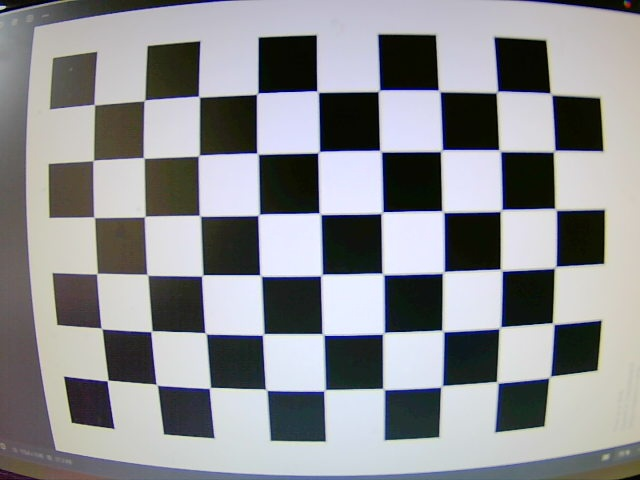
#> input picture calib_images/calib_00.jpg, 640 x 480 px; its folder holds only this picture in this run
$ python calibrar_camara.py
#> lines starting #> are read from the running program, lines starting #| are printed output that depends on the picture; after the words box and inside, x2 and y2 are one past the last pixel; in counts of white or black regions, pixels touching at a corner belong together; long printed decimals are rounded
import cv2
import numpy as np
import glob

# número de esquinas internas del tablero
# si imprimiste un tablero típico de 9x6 (muy común),
# pon (9, 6). Si tu patrón es otro, cambia estos números.
CHESSBOARD_SIZE = (9, 6)

# criterios de refinado de esquinas
CRIT = (cv2.TERM_CRITERIA_EPS + cv2.TERM_CRITERIA_MAX_ITER, 30, 0.001)

# preparar puntos 3D: (0,0,0), (1,0,0), ..., en plano z=0
objp = np.zeros((CHESSBOARD_SIZE[0] * CHESSBOARD_SIZE[1], 3), np.float32)
objp[:, :2] = np.mgrid[0:CHESSBOARD_SIZE[0], 0:CHESSBOARD_SIZE[1]].T.reshape(-1, 2)

objpoints = []  # puntos 3D reales
imgpoints = []  # puntos 2D detectados

images = glob.glob("calib_images/*.jpg")
if len(images) == 0:
    raise RuntimeError("No hay imágenes en calib_images/*.jpg")

for fname in images:
    img = cv2.imread(fname)
#> img is the input picture: shape (480, 640, 3); mean B, G, R 144.7, 141.5, 140.2
    gray = cv2.cvtColor(img, cv2.COLOR_BGR2GRAY)
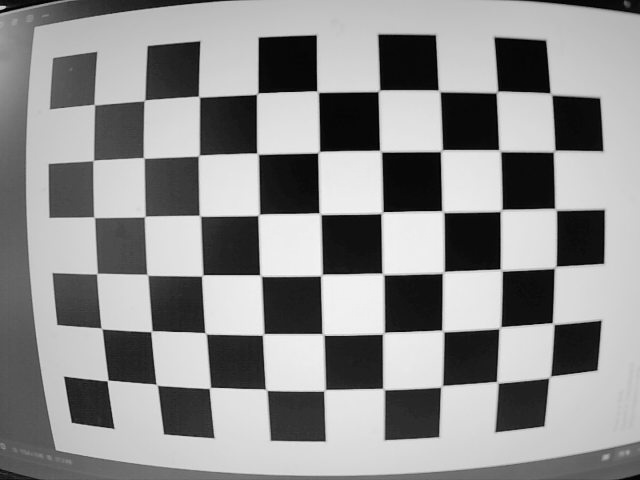
#> gray: shape (480, 640); min 0, max 251, mean 141.5

    # buscar el patrón
    ret, corners = cv2.findChessboardCorners(gray, CHESSBOARD_SIZE, None)
#> ret = True; corners = 54 rows, first 8: [94.14, 104.7], [145.1, 100.4], [198.4, 96.48], [256.8, 94.26], [315.6, 91.06], [379.5, 89.76], [438.1, 89.06], [494.4, 92.79]

    if ret:
        objpoints.append(objp)

        # refinar esquinas detectadas
        corners2 = cv2.cornerSubPix(
            gray,
            corners,
            (11, 11),
            (-1, -1),
            CRIT
        )
#> corners2 = 54 rows, first 8: [94.32, 104.7], [144.5, 100.4], [199, 96.6], [257.3, 93.54], [317.5, 91.56], [378.8, 90.71], [439.1, 90.76], [496.9, 91.9]
        imgpoints.append(corners2)

        # dibujar y mostrar (opcional)
        cv2.drawChessboardCorners(img, CHESSBOARD_SIZE, corners2, ret)
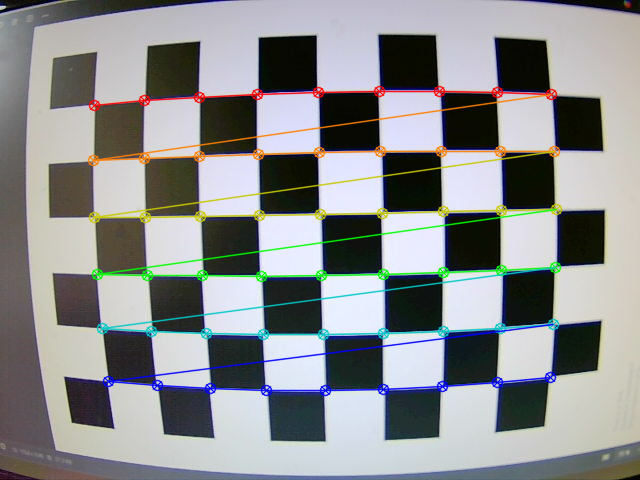
#> img: shape (480, 640, 3); 6.26% of pixels changed, all inside (x1, y1, x2, y2) = (87, 85, 563, 397)
        cv2.imshow('Deteccion', img)
        cv2.waitKey(200)
    else:
        print(f"[WARN] No se detectó el tablero en {fname}")

cv2.destroyAllWindows()

# calibrar
ret, camera_matrix, dist_coeffs, rvecs, tvecs = cv2.calibrateCamera(
    objpoints,
    imgpoints,
    gray.shape[::-1],
    None,
    None
)
#> ret = 0.148; camera_matrix = [[1431, 0, 364.8], [0, 1429.5, 224.3], [0, 0, 1]]; dist_coeffs = [[-2.37, 3.28, -0.0236, -0.0291, 27.05]]; rvecs = ([0.0539, 0.00271, -0.0183],); tvecs = ([-4.76, -2.1, 23.04],)

print("[INFO] Calibración terminada.")
print("camera_matrix:\n", camera_matrix)
#| camera_matrix:
#|  [[1.43096632e+03 0.00000000e+00 3.64762791e+02]
#|  [0.00000000e+00 1.42952713e+03 2.24323467e+02]
#|  [0.00000000e+00 0.00000000e+00 1.00000000e+00]]
print("dist_coeffs:\n", dist_coeffs)
#| dist_coeffs:
#|  [[-2.37356659e+00  3.27933108e+00 -2.35646837e-02 -2.91267043e-02
#|    2.70479439e+01]]

# guardar a disco
np.savez("camera_params.npz", camera_matrix=camera_matrix, dist_coeffs=dist_coeffs)
print("[INFO] Guardado camera_params.npz")

$ run again, on calib_images/calib_04.jpg
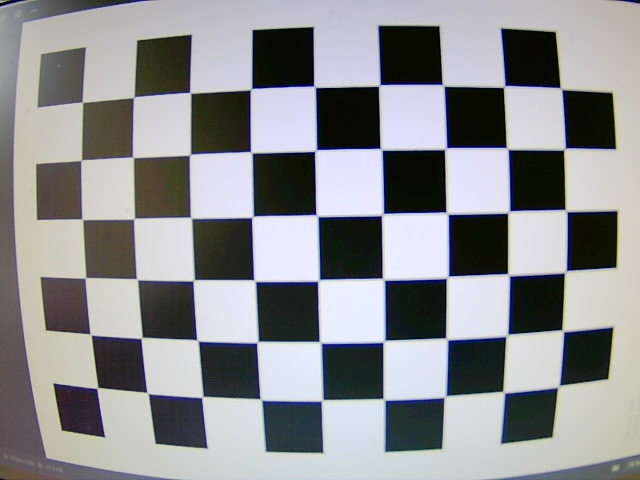
#> input picture calib_images/calib_04.jpg, 640 x 480 px
#> img is the input picture: shape (480, 640, 3); mean B, G, R 144.1, 141.4, 140.2
#> `gray = cv2.cvtColor(img, cv2.COLOR_BGR2GRAY)`:
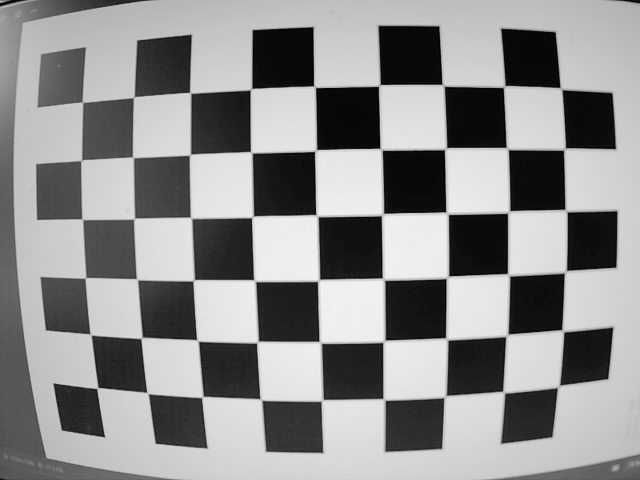
#> gray: shape (480, 640); min 0, max 244, mean 141.4
#> `ret, corners = cv2.findChessboardCorners(gray, CHESSBOARD_SIZE, None)`: ret = True; corners = 54 rows, first 8: [82.27, 102.2], [133.8, 97.07], [189.6, 92.93], [250.9, 88.95], [313.5, 85.78], [379.5, 85.5], [441.4, 84.64], [504, 86.5]
#> corners2 = 54 rows, first 8: [82.45, 102.2], [133.7, 97.2], [190.2, 92.8], [250.9, 89.09], [314.5, 86.67], [379.3, 85.41], [442.9, 85.27], [504.1, 86.47]
#> `cv2.drawChessboardCorners(img, CHESSBOARD_SIZE, corners2, ret)`:
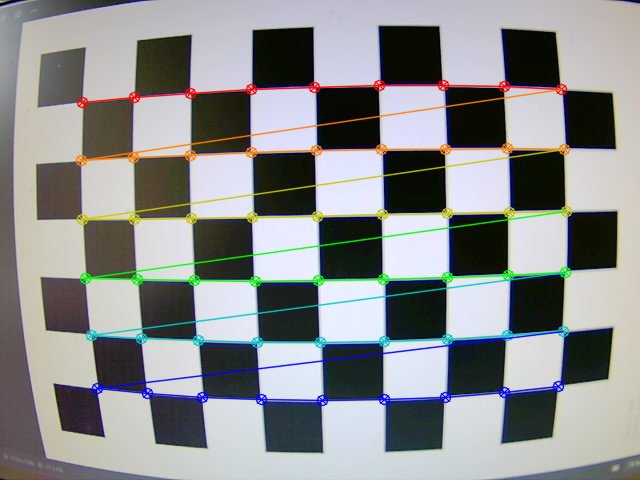
#> img: shape (480, 640, 3); 6.49% of pixels changed, all inside (x1, y1, x2, y2) = (75, 79, 573, 407)
#> `ret, camera_matrix, dist_coeffs, rvecs, tvecs = cv2.calibrateCamera( o..`: ret = 0.101; camera_matrix = [[1054.7, 0, 341.3], [0, 1051.4, 213.1], [0, 0, 1]]; dist_coeffs = [[-1.36, 2.33, -0.00628, 0.00169, -0.824]]; rvecs = ([0.0446, 0.0342, -0.0194],); tvecs = ([-4.41, -1.88, 16.13],)
#| camera_matrix:
#|  [[1.05469752e+03 0.00000000e+00 3.41304991e+02]
#|  [0.00000000e+00 1.05141861e+03 2.13053359e+02]
#|  [0.00000000e+00 0.00000000e+00 1.00000000e+00]]
#| dist_coeffs:
#|  [[-1.35744429e+00  2.32541082e+00 -6.28295175e-03  1.69022224e-03
#|   -8.23683402e-01]]

$ run again, on calib_images/calib_05.jpg
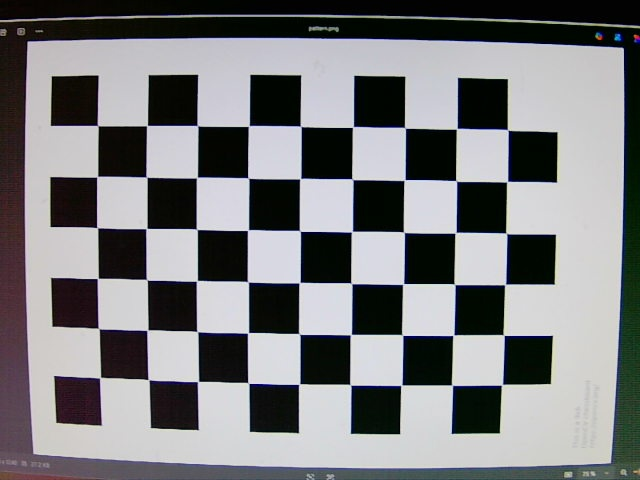
#> input picture calib_images/calib_05.jpg, 640 x 480 px
#> img is the input picture: shape (480, 640, 3); mean B, G, R 124.8, 122.8, 122.3
#> `gray = cv2.cvtColor(img, cv2.COLOR_BGR2GRAY)`:
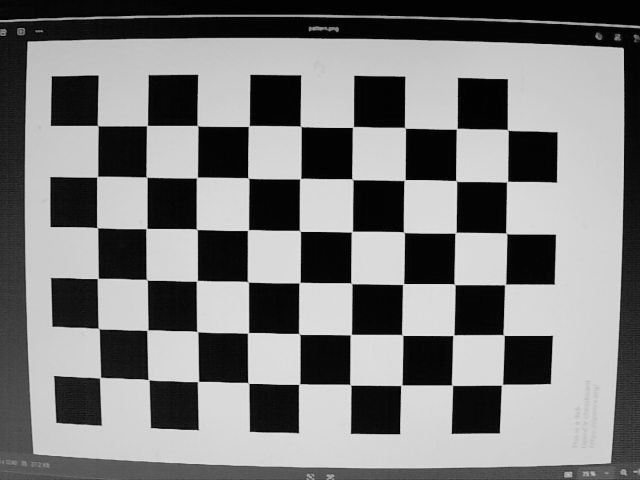
#> gray: shape (480, 640); min 0, max 237, mean 122.9
#> `ret, corners = cv2.findChessboardCorners(gray, CHESSBOARD_SIZE, None)`: ret = True; corners = 54 rows, first 8: [97.77, 125.6], [146.9, 125.6], [197.4, 125.5], [248.9, 125.9], [300.6, 126.3], [352.7, 127.1], [405.3, 128.2], [456.7, 128.7]
#> corners2 = 54 rows, first 8: [97.67, 125.6], [147, 125.6], [197.5, 125.7], [248.7, 126], [300.7, 126.3], [352.9, 126.9], [404.9, 127.7], [456.7, 128.7]
#> `cv2.drawChessboardCorners(img, CHESSBOARD_SIZE, corners2, ret)`:
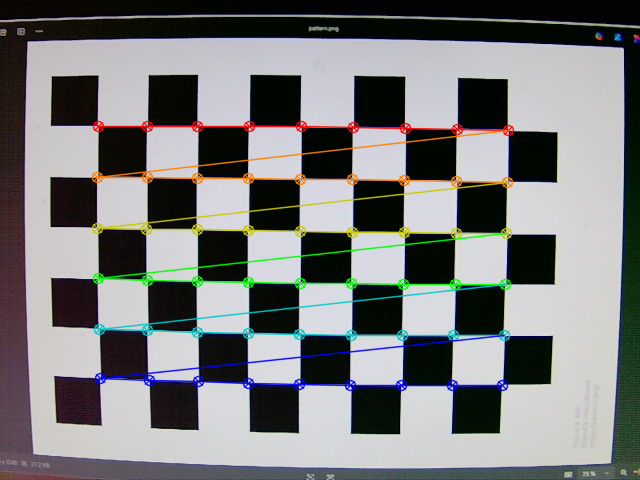
#> img: shape (480, 640, 3); 5.75% of pixels changed, all inside (x1, y1, x2, y2) = (91, 120, 515, 392)
#> `ret, camera_matrix, dist_coeffs, rvecs, tvecs = cv2.calibrateCamera( o..`: ret = 0.0865; camera_matrix = [[1630, 0, 450.1], [0, 1652.3, 208.8], [0, 0, 1]]; dist_coeffs = [[-1.05, -0.948, 0.00161, -0.0673, 18.56]]; rvecs = ([0.074, -0.0117, 0.0136],); tvecs = ([-6.87, -1.63, 31.5],)
#| camera_matrix:
#|  [[1.63003009e+03 0.00000000e+00 4.50142189e+02]
#|  [0.00000000e+00 1.65226248e+03 2.08788772e+02]
#|  [0.00000000e+00 0.00000000e+00 1.00000000e+00]]
#| dist_coeffs:
#|  [[-1.05289116e+00 -9.48032104e-01  1.60964570e-03 -6.73125473e-02
#|    1.85588144e+01]]

$ run again, on calib_images/calib_06.jpg
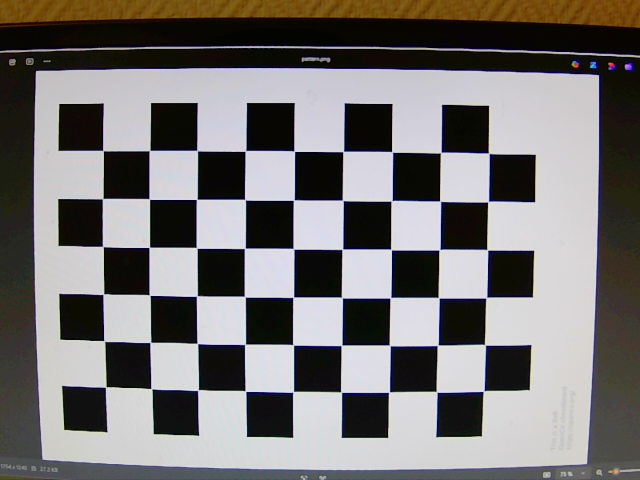
#> input picture calib_images/calib_06.jpg, 640 x 480 px
#> img is the input picture: shape (480, 640, 3); mean B, G, R 115.4, 116.1, 118.8
#> `gray = cv2.cvtColor(img, cv2.COLOR_BGR2GRAY)`:
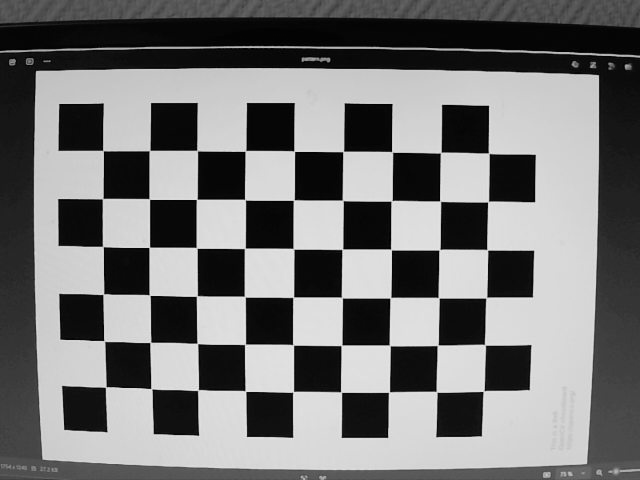
#> gray: shape (480, 640); min 0, max 246, mean 116.8
#> `ret, corners = cv2.findChessboardCorners(gray, CHESSBOARD_SIZE, None)`: ret = True; corners = 54 rows, first 8: [103, 150.6], [149.6, 150.5], [197.2, 150.6], [245.3, 151], [294.3, 151.3], [343.2, 151.5], [392, 151.8], [440.7, 152.6]
#> corners2 = 54 rows, first 8: [103, 150.6], [149.5, 150.6], [197.1, 150.6], [245.4, 150.9], [294.3, 151.2], [343.2, 151.5], [392.1, 151.9], [440.7, 152.6]
#> `cv2.drawChessboardCorners(img, CHESSBOARD_SIZE, corners2, ret)`:
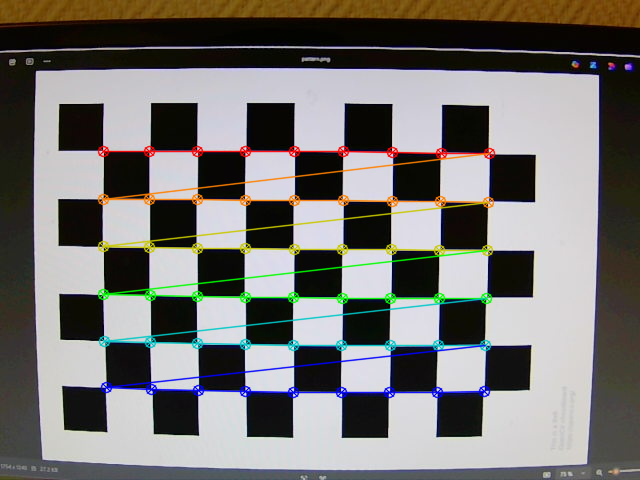
#> img: shape (480, 640, 3); 5.48% of pixels changed, all inside (x1, y1, x2, y2) = (97, 145, 496, 399)
#> `ret, camera_matrix, dist_coeffs, rvecs, tvecs = cv2.calibrateCamera( o..`: ret = 0.0771; camera_matrix = [[548, 0, 320.4], [0, 545.3, 253.9], [0, 0, 1]]; dist_coeffs = [[-0.107, -0.0897, -0.0108, 0.00777, 0.318]]; rvecs = ([0.0167, -0.0183, 0.00744],); tvecs = ([-4.54, -2.13, 11.1],)
#| camera_matrix:
#|  [[547.967   0.         320.442 ]
#|  [  0.         545.269  253.931]
#|  [  0.           0.           1.        ]]
#| dist_coeffs:
#|  [[-0.1066 -0.08972 -0.01078   0.007769  0.3176]]

$ run again, on calib_images/calib_01.jpg
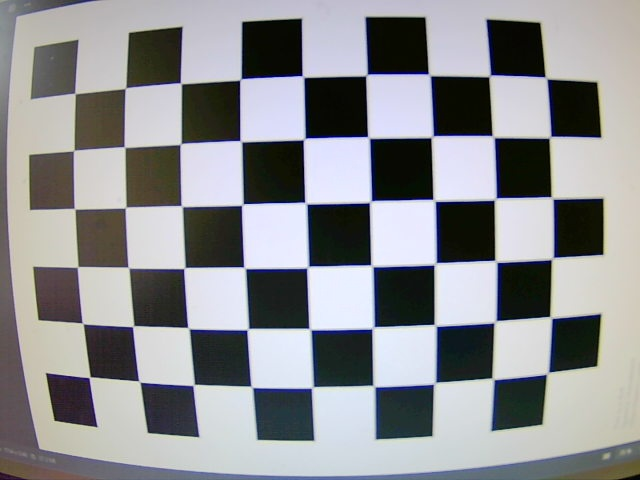
#> input picture calib_images/calib_01.jpg, 640 x 480 px
#> img is the input picture: shape (480, 640, 3); mean B, G, R 144.6, 141.9, 140.7
#> `gray = cv2.cvtColor(img, cv2.COLOR_BGR2GRAY)`:
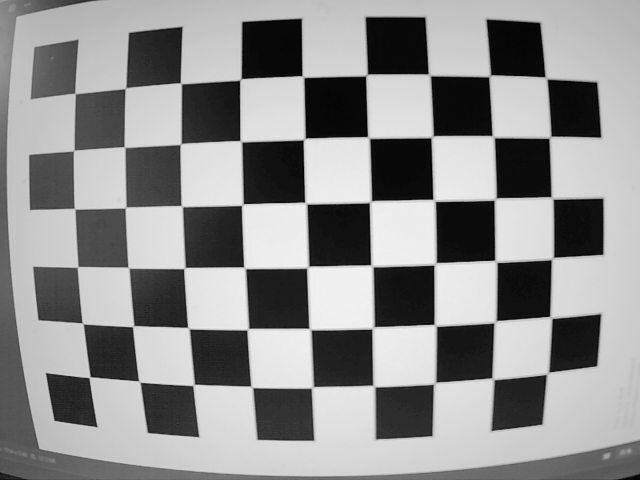
#> gray: shape (480, 640); min 0, max 248, mean 141.8
#> `ret, corners = cv2.findChessboardCorners(gray, CHESSBOARD_SIZE, None)`: ret = True; corners = 54 rows, first 8: [75.44, 93.12], [125.4, 88.53], [180.3, 83.42], [240.6, 79.03], [301.8, 75.6], [366.5, 75], [429.5, 74.5], [487.5, 76.95]
#> corners2 = 54 rows, first 8: [74.93, 93.47], [125.5, 88.12], [180.8, 83.29], [240.5, 79.41], [302.8, 76.42], [366.5, 74.96], [429.3, 74.75], [489.6, 75.8]
#> `cv2.drawChessboardCorners(img, CHESSBOARD_SIZE, corners2, ret)`:
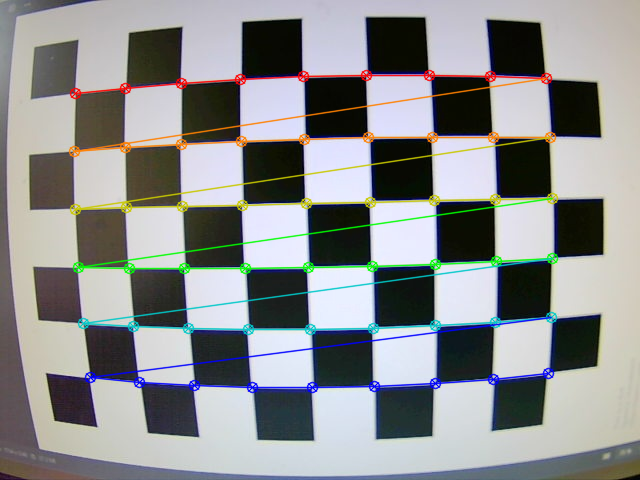
#> img: shape (480, 640, 3); 6.41% of pixels changed, all inside (x1, y1, x2, y2) = (68, 69, 559, 394)
#> `ret, camera_matrix, dist_coeffs, rvecs, tvecs = cv2.calibrateCamera( o..`: ret = 0.136; camera_matrix = [[1820.8, 0, 365.2], [0, 1822.2, 220.7], [0, 0, 1]]; dist_coeffs = [[-3.83, 9.07, -0.0224, -0.0454, 67.72]]; rvecs = ([0.0831, 0.0145, -0.0238],); tvecs = ([-4.97, -2.17, 28.13],)
#| camera_matrix:
#|  [[1.82082275e+03 0.00000000e+00 3.65160683e+02]
#|  [0.00000000e+00 1.82218737e+03 2.20733916e+02]
#|  [0.00000000e+00 0.00000000e+00 1.00000000e+00]]
#| dist_coeffs:
#|  [[-3.83023744e+00  9.06880442e+00 -2.24315779e-02 -4.54130454e-02
#|    6.77217162e+01]]
